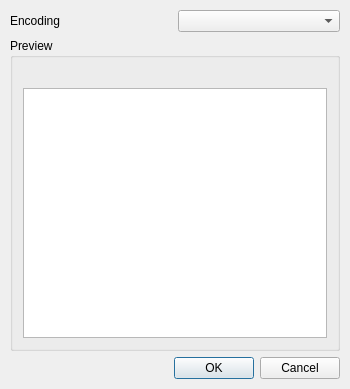
<?xml version="1.0" encoding="UTF-8"?>
<ui version="4.0">
 <class>CDInfoEncodingWidgetBase</class>
 <widget class="QWidget" name="CDInfoEncodingWidgetBase">
  <property name="geometry">
   <rect>
    <x>0</x>
    <y>0</y>
    <width>350</width>
    <height>372</height>
   </rect>
  </property>
  <layout class="QGridLayout">
   <property name="leftMargin">
    <number>10</number>
   </property>
   <property name="topMargin">
    <number>10</number>
   </property>
   <property name="rightMargin">
    <number>10</number>
   </property>
   <property name="bottomMargin">
    <number>10</number>
   </property>
   <property name="spacing">
    <number>6</number>
   </property>
   <item row="0" column="1">
    <widget class="QComboBox" name="encodingCombo"/>
   </item>
   <item row="1" column="0" colspan="2">
    <widget class="QGroupBox" name="groupBox1">
     <property name="title">
      <string>Preview</string>
     </property>
     <layout class="QVBoxLayout">
      <property name="spacing">
       <number>6</number>
      </property>
      <property name="leftMargin">
       <number>10</number>
      </property>
      <property name="topMargin">
       <number>10</number>
      </property>
      <property name="rightMargin">
       <number>10</number>
      </property>
      <property name="bottomMargin">
       <number>10</number>
      </property>
      <item>
       <widget class="QLabel" name="titleLabel">
        <property name="text">
         <string/>
        </property>
       </widget>
      </item>
      <item>
       <widget class="QListWidget" name="songsBox">
        <property name="minimumSize">
         <size>
          <width>300</width>
          <height>250</height>
         </size>
        </property>
       </widget>
      </item>
     </layout>
    </widget>
   </item>
   <item row="0" column="0">
    <widget class="QLabel" name="encodingLabel">
     <property name="text">
      <string>Encoding</string>
     </property>
    </widget>
   </item>
   <item row="2" column="0" colspan="2">
    <widget class="QDialogButtonBox" name="buttonBox">
     <property name="standardButtons">
      <set>QDialogButtonBox::Cancel|QDialogButtonBox::Ok</set>
     </property>
    </widget>
   </item>
  </layout>
 </widget>
 <resources/>
 <connections/>
</ui>
